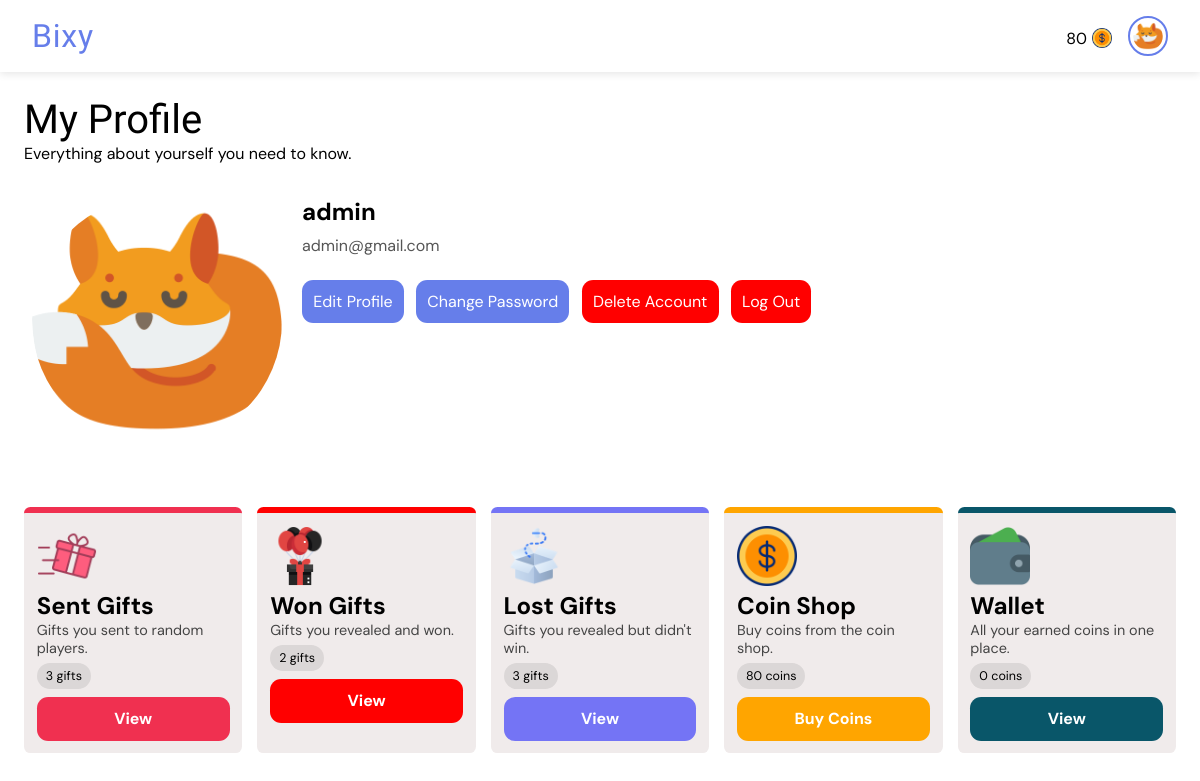
The app's page /profile/ (signed in), older data.
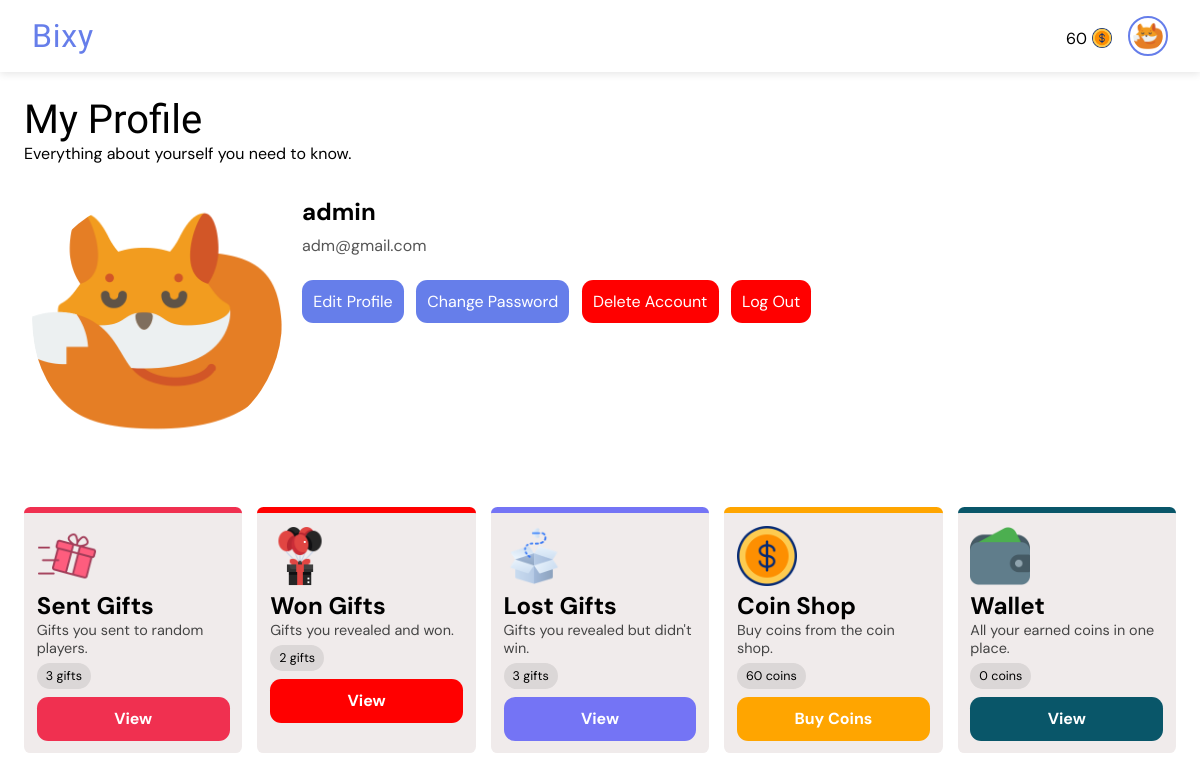
The same page, newer data.
### giftapp/models.py (models this page shows, shortened)
class User(AbstractUser):
    gender = models.CharField(max_length=6, choices=GENDERS, default=GENDERS[0][0])
    is_verified = models.BooleanField(default=False, help_text="If the user's email address is verified or not.")
    email = models.EmailField(unique=True, blank=False, null=False)
    new_email = models.EmailField(unique=False, blank=True, null=True)
    coins = models.PositiveIntegerField(default=0)
    won_coins = models.PositiveIntegerField(default=0)
    keys = models.PositiveIntegerField(default=0)
    verify_code = models.CharField(max_length=255, null=True, blank=True)
    change_email_code = models.CharField(max_length=255, null=True, blank=True)
    profile_pic = models.ForeignKey(ProfilePicture, on_delete=models.SET_NULL, related_name='owners', null=True)
    deactivated_at = models.DateTimeField(null=True, blank=True)
    USERNAME_FIELD = "email"
    REQUIRED_FIELDS = ["username"]
    def is_pending_deletion(self):
        return self.deactivated_at is not None

class ProfilePicture(models.Model):
    name = models.CharField(max_length=50, null=False, blank=False)
    image = models.ImageField(null=False, blank=False, upload_to='profile_pics')

### giftapp/views.py (the view)
# urls.py: path("profile/", views.profile, name="profile"),
@login_required
def profile(request):
    won = GiftTransaction.objects.filter(reveals=request.user, recipient=request.user).count()
    sent = GiftTransaction.objects.filter(gifter=request.user).count()
    lost = GiftTransaction.objects.filter(reveals=request.user).exclude(recipient=request.user).exclude(gifter=request.user).count()
    context = {
        "won": won,
        "sent": sent,
        "lost": lost,
    }
    return render(request, "profile.html", context)

### templates/profile.html (shortened to what this page needs)
{% extends 'base.html' %}
{% load static %}
{% load humanize %}
{% load timefilters %}
{% block title %}
<link rel="stylesheet" href="{% static 'css/all_gifts.css' %}">
{% endblock %}
{% block body %}
<div class="heading">
    <h1>My Profile</h1>
    <p>Everything about yourself you need to know.</p>
</div>
<div class="profile-container">
    <div class="profile-img">
        <img src="{{ request.user.profile_pic.image.url }}" alt="Profile Picture">
    </div>
    <div class="profile-info">
        <h2>{{ request.user.username }}</h2>
        <p>{{ request.user.email }}</p>
        <div class="profile-links">
            <a href="{% url 'edit_profile' %}">Edit Profile</a>
            <a href="{% url 'change_password' %}">Change Password</a>
            {% if request.user.is_pending_deletion %}
            <a href="{% url 'cancel_deletion' %}" style="background-color: #28a745;">Cancel Deletion</a>
            {% else %}
            <a href="{% url 'delete_account' %}" style="background-color: red;">Delete Account</a>
            {% endif %}
            <a href="{% url 'logout' %}" style="background-color: red;">Log Out</a>
        </div>
    </div>
</div>
<div class="card-container">
    <div class="card prf">
        <div class="prf-image">
            <img src="{% static 'images/giftbox (1).png' %}" alt="Sent Gifts Image">
        </div>
        <h2>Sent Gifts</h2>
        <p>Gifts you sent to random players.</p>
        <div class="tags">
            <p class="tag">{{ sent|intcomma }} gift{{ sent|pluralize }}</p>
        </div>
        <a href="{% url 'sent_gifts' %}">View</a>
    </div>
    <div class="card prf">
        <div class="prf-image">
            <img src="{% static 'images/gift-box.png' %}" alt="Won Gifts Image">
        </div>
        <h2>Won Gifts</h2>
        <p>Gifts you revealed and won.</p>
        <div class="tags">
            <p class="tag">{{ won|intcomma }} gift{{ won|pluralize }}</p>
        </div>
        <a href="{% url 'won_gifts' %}">View</a>
    </div>
    <div class="card prf">
        <div class="prf-image">
            <img src="{% static 'images/empty-box.png' %}" alt="Lost Gifts Image">
        </div>
        <h2>Lost Gifts</h2>
        <p>Gifts you revealed but didn't win.</p>
        <div class="tags">
            <p class="tag">{{ lost|intcomma }} gift{{ lost|pluralize }}</p>
        </div>
        <a href="{% url 'lost_gifts' %}">View</a>
    </div>
    <div class="card prf">
        <div class="prf-image">
            <img src="{% static 'images/dollar.png' %}" alt="Coin Shop Image">
        </div>
        <h2>Coin Shop</h2>
        <p>Buy coins from the coin shop.</p>
        <div class="tags">
            <p class="tag">{{ request.user.coins|intcomma }} coin{{request.user.coins|pluralize }}</p>
        </div>
        <a href="{% url 'buy_coins' %}">Buy Coins</a>
    </div>
    <div class="card prf">
        <div class="prf-image">
            <img src="{% static 'images/wallet.png' %}" alt="Wallet Image">
        </div>
        <h2>Wallet</h2>
        <p>All your earned coins in one place.</p>
        <div class="tags">
            <p class="tag">{{ request.user.won_coins|intcomma }} coin{{request.user.won_coins|pluralize }}</p>
        </div>
        <a href="{% url 'wallet' %}">View</a>
    </div>
</div>
{% endblock %}

### templates/base.html (shortened to what this page needs)
<!DOCTYPE html>
<html lang="en">
<head>
    {% load static %}
    {% load humanize %}
    {% load timefilters %}
    {% block title %} {% endblock %}
</head>
<body>
    <nav class="navbar">
        <div class="logo-container" role="link" tabindex="0">
            <a href="{% url 'all_gifts' %}" class="logo-text">Bixy</a>
        </div>
        <div class="profile-section" id="profileSection">
            {% if request.user.is_authenticated %}
            <a href="{% url 'buy_coins' %}" style="text-decoration: none; color: black;">
                <div class="cost">
                    <p>{{ request.user.coins|intcomma }}</p>
                    <img src="{% static 'images/dollar.png' %}" alt="Gift image">
                </div>
            </a>
            <a href="{% url 'profile' %}">
                <img src="{{ request.user.profile_pic.image.url }}" alt="Profile picture" class="profile-pic" />
            </a>
            {% else %}
            <a href="{% url 'signin' %}" class="btn login">Login</a>
            <a href="{% url 'signup' %}" class="btn signup">Sign Up</a>
            {% endif %}
        </div>
    </nav>
    <main>
        <section>
            {% block body %} {% endblock %}
        </section>
    </main>
</body>
</html>

Row changes from the older to the newer data that the page shows:
changed User "admin": user.coins "80" → "60"; user.email "admin@gmail.com" → "adm@gmail.com"
